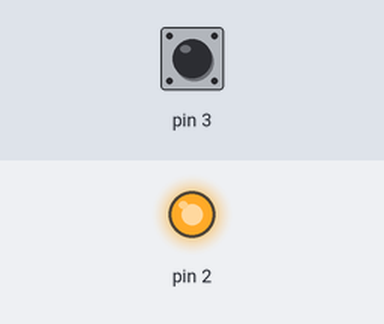
A sketch run on a simulated Arduino Uno, built with avr-gcc and run on an emulated ATmega328P. Parts: output pins drawn as LEDs (lit = HIGH). The inputs (shaded band) are chosen by the test bench; at power-on: pin 3 HIGH.

Above: at 1.2 s.
1.3 s: pin 3 pulled LOW for 0.15 s
At 1.37 s:
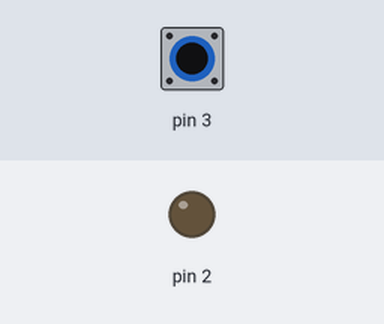
2.9 s: pin 3 pulled LOW for 3.2 s
At 7.1 s:
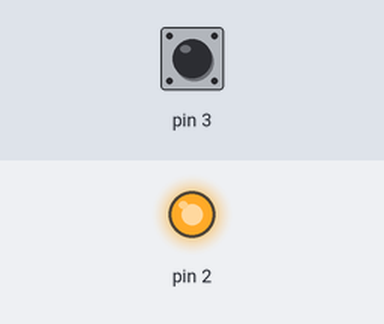
Timing chart, 0 to 8.6 s (numbered marks = the images above; inputs shaded):
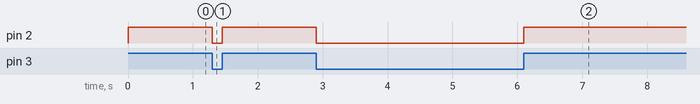

Measured:
- after the input at 1.3 s, pin 2: HIGH → LOW at once, → HIGH 0.15 s later
- after the input at 2.9 s, pin 2: HIGH → LOW at once, → HIGH 3.2 s later

The sketch:

solenoid_pushButton_arduino.ino
```cpp
void setup() {
  // put your setup code here, to run once:
  pinMode(2,OUTPUT);
  pinMode(3,INPUT_PULLUP);
}

void loop() {
  // put your main code here, to run repeatedly:
  if(digitalRead(3)){
    digitalWrite(2,HIGH);
  }
  else{
    digitalWrite(2,LOW);
  }
}
```
